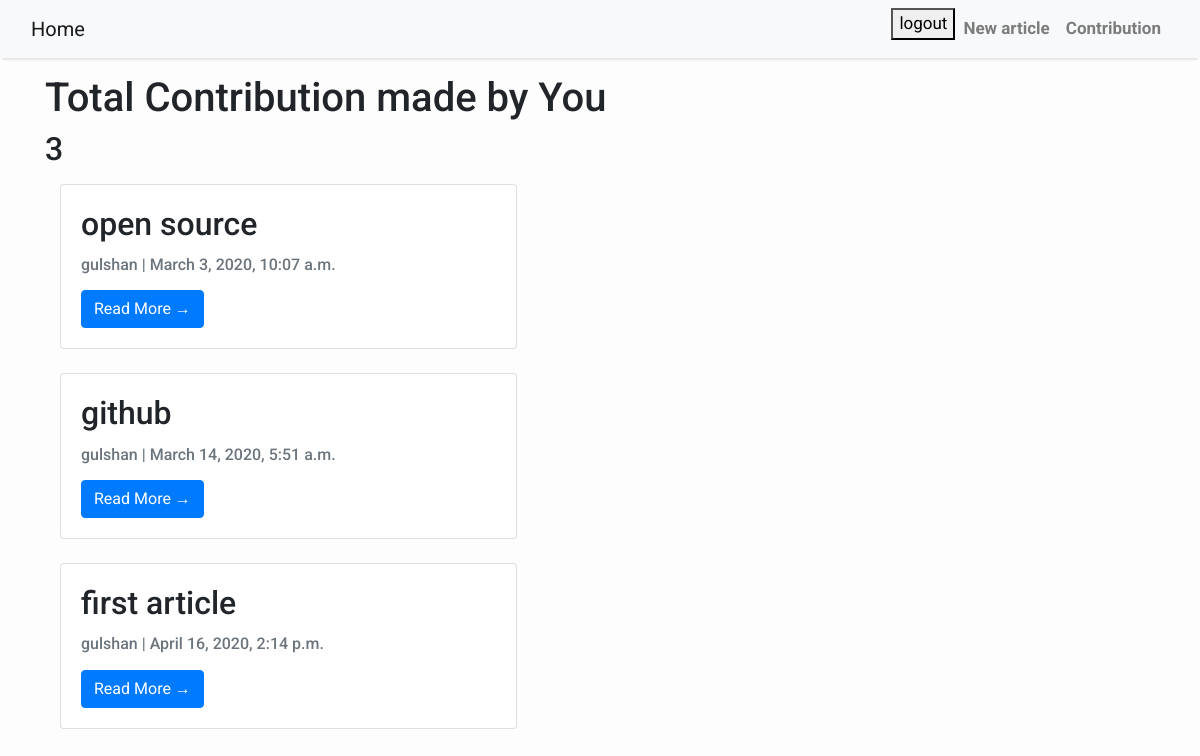
Before: /author (signed in) with the older database file.
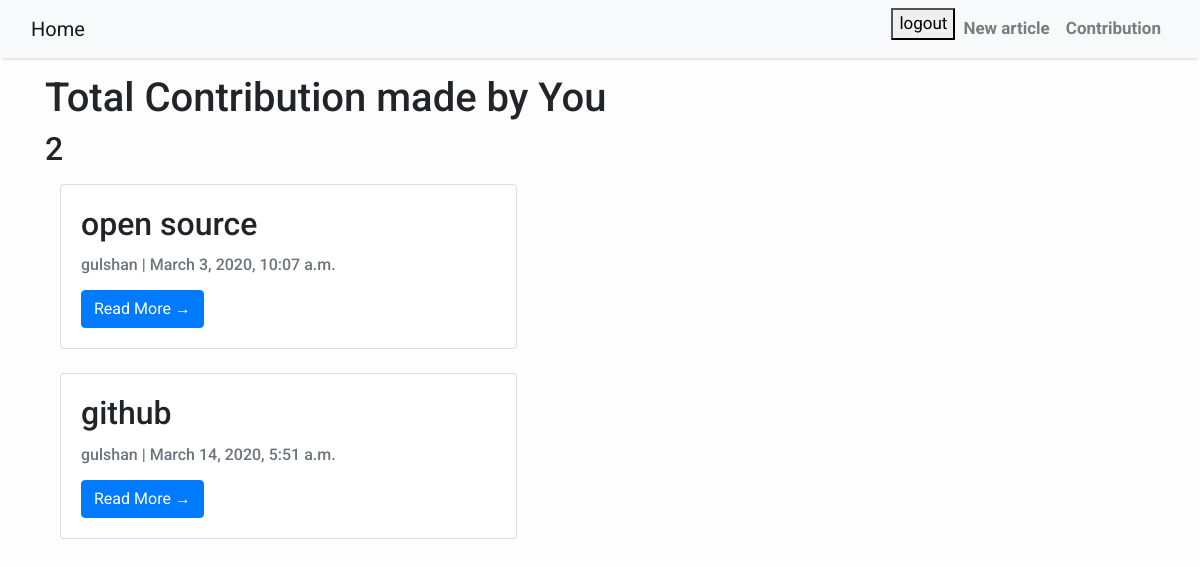
After: the same page with the newer database file.
### articles/models.py (models this page shows, shortened)
class Articles(models.Model):
    objects=models.Manager()
    title=models.CharField(max_length=100)
    slug=models.SlugField()
    body=models.TextField()
    date=models.DateTimeField(auto_now_add=True)
    likes=models.ManyToManyField(User,related_name='likes',blank=True)
    thumb=models.ImageField(default='default.png' ,blank=True)
    author=models.ForeignKey(User,default=None,on_delete=models.CASCADE)

### articles/views.py (the view)
# urls.py: path('author',article_view.author,name="author"),
def author(request):
    article=(Articles.objects.filter(author=request.user)).count()
    articles=Articles.objects.filter(author=request.user)
    return render(request,'author.html',{'article':article,
    'articles':articles})

### articles/templates/author.html (shortened to what this page needs)
{% extends 'base.html' %}
{% block content %}
<div class="container">
    <div class="row">
        <div class="col-md-8 mt-3 left">
        <h1>Total Contribution made by You <h2>{{ article }}</h2></h1>
        <div class="col-md-8 mt-3 left">
            {% for article in articles %}
            <div class="card mb-4">
                <div class="card-body">
                    <h2 class="card-title">{{ article.title }}</h2>
                    <p class="card-text text-muted h6">{{ article.author }} | {{ article.date}} </p>
                    <a href="{% url 'detail' article.slug  %}" class="btn btn-primary">Read More &rarr;</a>
                </div>
            </div>
            {% endfor %}
        </div>
        </div>
        </div>
{% endblock %}

Changed rows visible on the page:
removed Articles: title "first article", author "gulshan", date "April 16, 2020, 2:14 p.m."
Other visible differences:
{{ article }}: "3" → "2"
